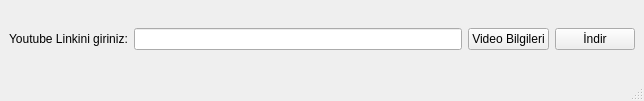
<?xml version="1.0" encoding="UTF-8"?>
<ui version="4.0">
 <class>MainWindow</class>
 <widget class="QMainWindow" name="MainWindow">
  <property name="geometry">
   <rect>
    <x>0</x>
    <y>0</y>
    <width>644</width>
    <height>101</height>
   </rect>
  </property>
  <property name="windowTitle">
   <string>MainWindow</string>
  </property>
  <widget class="QWidget" name="centralwidget">
   <layout class="QGridLayout" name="gridLayout">
    <item row="0" column="0">
     <widget class="QLabel" name="label">
      <property name="text">
       <string>Youtube Linkini giriniz:</string>
      </property>
     </widget>
    </item>
    <item row="0" column="1">
     <widget class="QLineEdit" name="youtubeLinkLine"/>
    </item>
    <item row="0" column="2">
     <widget class="QPushButton" name="youtubeDetailButon">
      <property name="text">
       <string>Video Bilgileri</string>
      </property>
     </widget>
    </item>
    <item row="0" column="3">
     <widget class="QPushButton" name="YoutubeDownloadButon">
      <property name="text">
       <string>İndir</string>
      </property>
     </widget>
    </item>
   </layout>
  </widget>
  <widget class="QMenuBar" name="menubar">
   <property name="geometry">
    <rect>
     <x>0</x>
     <y>0</y>
     <width>644</width>
     <height>26</height>
    </rect>
   </property>
  </widget>
  <widget class="QStatusBar" name="statusbar"/>
 </widget>
 <resources/>
 <connections/>
</ui>
